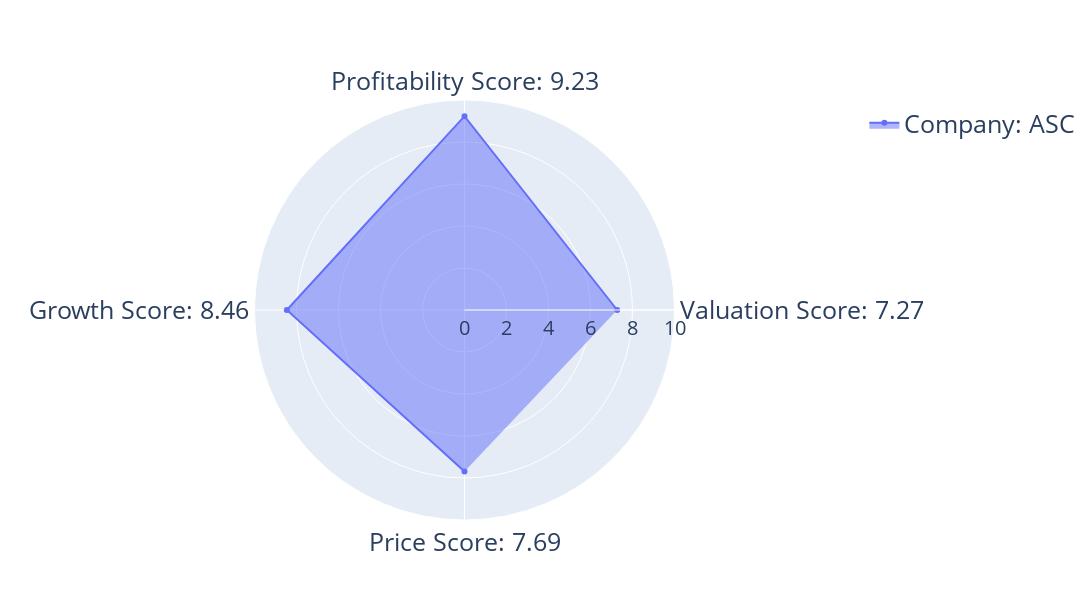

Notebook cell for this chart:
### Code cell
ticker = "ASC"
val = round(data.loc[data['Ticker']==ticker]['Valuation Score'].values[0], 2)
prof = round(data.loc[data['Ticker']==ticker]['Profitability Score'].values[0], 2)
growth = round(data.loc[data['Ticker']==ticker]['Growth Score'].values[0], 2)
price = round(data.loc[data['Ticker']==ticker]['PricePerformance Score'].values[0], 2)

fig = go.Figure(data=go.Scatterpolar(
  r=[val, prof, growth, price],
  theta=[f'Valuation Score: {val}',f'Profitability Score: {prof}',f'Growth Score: {growth}', f'Price Score: {price}'],
  fill='toself',
  name=f"Company: {ticker}"
))

fig.update_layout(
  polar=dict(
    radialaxis=dict(
      visible=True,
      range=[0,10],
      tickfont=dict(size=20))
  ),
  width=1200,
  height=600,
  showlegend=True,
  font=dict(size=25)
)

fig.show()

### Figure 1 — Plotly figure (JSON) as saved in the notebook; plotly's stock layout.template omitted (floating-point values rounded to 4 significant figures)
{"data": [{"fill": "toself", "name": "Company: ASC", "r": [7.27, 9.23, 8.46, 7.69], "theta": ["Valuation Score: 7.27", "Profitability Score: 9.23", "Growth Score: 8.46", "Price Score: 7.69"], "type": "scatterpolar"}], "layout": {"font": {"size": 25}, "height": 600, "polar": {"radialaxis": {"range": [0, 10], "tickfont": {"size": 20}, "visible": true}}, "showlegend": true, "width": 1200}}
